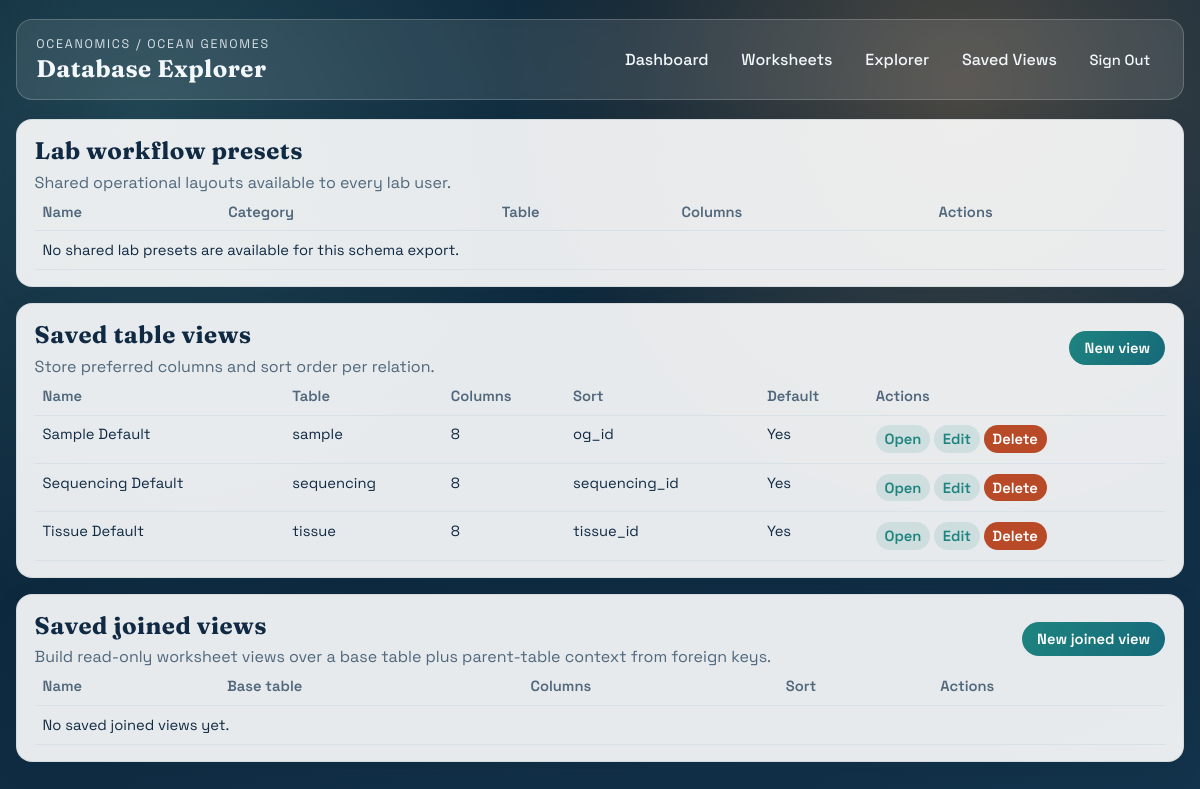
The page /views/ (signed in) on the database its author committed.
### portal/models.py (models this page shows, shortened)
class SavedTableView(models.Model):
    user = models.ForeignKey(settings.AUTH_USER_MODEL, on_delete=models.CASCADE, related_name="saved_table_views")
    name = models.CharField(max_length=100)
    table_name = models.CharField(max_length=128)
    visible_columns = models.JSONField(default=list)
    ordering = models.CharField(max_length=128, blank=True)
    is_default = models.BooleanField(default=False)
    created_at = models.DateTimeField(auto_now_add=True)
    updated_at = models.DateTimeField(auto_now=True)
    class Meta:
        ordering = ["table_name", "-is_default", "name"]
        constraints = [
            models.UniqueConstraint(
                fields=["user", "table_name", "name"],
                name="unique_saved_table_view_name_per_user",
            ),
        ]

### portal/views.py (the view)
# urls.py: path("views/", views.saved_view_list, name="saved_view_list"),
@login_required
def saved_view_list(request):
    views = SavedTableView.objects.filter(user=request.user).order_by("table_name", "-is_default", "name")
    return render(
        request,
        "portal/saved_view_list.html",
        {
            "views": views,
            "joined_views": SavedJoinedView.objects.filter(user=request.user).order_by("base_table_name", "name"),
            "lab_presets": get_lab_presets(),
        },
    )

### portal/presets.py (called while the page is built, shortened)
def _validated_preset(preset: LabWorkflowPreset) -> LabWorkflowPreset | None:
    try:
        table = get_table_metadata(preset.table_name)
    except SchemaMetadataError:
        return None

def get_lab_presets() -> list[LabWorkflowPreset]:
    presets = []
    for preset in PRESET_DEFINITIONS:
        validated = _validated_preset(preset)
        if validated is not None:
            presets.append(validated)
    return presets

### portal/schema.py (called while the page is built)
def discover_schema_metadata_path() -> Path:
    configured = getattr(settings, "SCHEMA_METADATA_PATH", "")
    if configured:
        path = Path(configured).expanduser()
        if path.exists():
            return path
        raise SchemaMetadataError(f"Schema metadata file was not found: {path}")
    search_roots = [settings.BASE_DIR, settings.BASE_DIR.parent]
    patterns = [
        "_WITH_pk_columns*.csv",
        "*WITH_pk_columns*.csv",
    ]
    candidates = []
    for root in search_roots:
        for pattern in patterns:
            candidates.extend(root.glob(pattern))
    if not candidates:
        raise SchemaMetadataError(
            "Schema metadata CSV not found. Set SCHEMA_METADATA_PATH in your environment."
        )
    return max(candidates, key=lambda candidate: candidate.stat().st_mtime)

def get_schema_catalog() -> tuple[TableMetadata, ...]:
    return load_schema_catalog(str(discover_schema_metadata_path()))

def get_table_metadata(table_name: str) -> TableMetadata:
    for table in get_schema_catalog():
        if table.name == table_name:
            return table
    raise SchemaMetadataError(f"Unknown table in schema metadata: {table_name}")

### templates/portal/saved_view_list.html (shortened to what this page needs)
{% extends "base.html" %}
{% block content %}
<section class="panel">
    <div class="panel-header">
        <h2>Lab workflow presets</h2>
        <p>Shared operational layouts available to every lab user.</p>
    </div>
    <div class="table-wrap">
        <table>
            <thead>
                <tr>
                    <th>Name</th>
                    <th>Category</th>
                    <th>Table</th>
                    <th>Columns</th>
                    <th>Actions</th>
                </tr>
            </thead>
            <tbody>
                {% for preset in lab_presets %}
                    <tr>
                        <td>
                            <strong>{{ preset.name }}</strong>
                            <div class="muted-text">{{ preset.description }}</div>
                        </td>
                        <td>{{ preset.category }}</td>
                        <td>{{ preset.table_name }}</td>
                        <td>{{ preset.visible_columns|length }}</td>
                        <td>
                            <a href="{% url 'table_detail' preset.table_name %}?preset={{ preset.slug }}" class="table-link">Open</a>
                            <a href="{% url 'saved_view_create' %}?table={{ preset.table_name }}" class="table-link">Save my copy</a>
                        </td>
                    </tr>
                {% empty %}
                    <tr>
                        <td colspan="5">No shared lab presets are available for this schema export.</td>
                    </tr>
                {% endfor %}
            </tbody>
        </table>
    </div>
</section>
<section class="panel">
    <div class="panel-header row-between">
        <div>
            <h2>Saved table views</h2>
            <p>Store preferred columns and sort order per relation.</p>
        </div>
        <a href="{% url 'saved_view_create' %}" class="primary-btn">New view</a>
    </div>
    <div class="table-wrap">
        <table>
            <thead>
                <tr>
                    <th>Name</th>
                    <th>Table</th>
                    <th>Columns</th>
                    <th>Sort</th>
                    <th>Default</th>
                    <th>Actions</th>
                </tr>
            </thead>
            <tbody>
                {% for view in views %}
                    <tr>
                        <td>{{ view.name }}</td>
                        <td>{{ view.table_name }}</td>
                        <td>{{ view.visible_columns|length }}</td>
                        <td>{{ view.ordering|default:"Natural order" }}</td>
                        <td>{% if view.is_default %}Yes{% else %}No{% endif %}</td>
                        <td>
                            <a href="{% url 'table_detail' view.table_name %}?view={{ view.pk }}" class="table-link">Open</a>
                            <a href="{% url 'saved_view_edit' view.pk %}" class="table-link">Edit</a>
                            <a href="{% url 'saved_view_delete' view.pk %}" class="table-link danger">Delete</a>
                        </td>
                    </tr>
                {% empty %}
                    <tr>
                        <td colspan="6">No saved views yet.</td>
                    </tr>
                {% endfor %}
            </tbody>
        </table>
    </div>
</section>
<section class="panel">
    <div class="panel-header row-between">
        <div>
            <h2>Saved joined views</h2>
            <p>Build read-only worksheet views over a base table plus parent-table context from foreign keys.</p>
        </div>
        <a href="{% url 'joined_view_create' %}" class="primary-btn">New joined view</a>
    </div>
    <div class="table-wrap">
        <table>
            <thead>
                <tr>
                    <th>Name</th>
                    <th>Base table</th>
                    <th>Columns</th>
                    <th>Sort</th>
                    <th>Actions</th>
                </tr>
            </thead>
            <tbody>
                {% for view in joined_views %}
                    <tr>
                        <td>{{ view.name }}</td>
                        <td>{{ view.base_table_name }}</td>
                        <td>{{ view.visible_columns|length }}</td>
                        <td>{{ view.ordering|default:"Natural order" }}</td>
                        <td>
                            <a href="{% url 'joined_view_detail' view.pk %}" class="table-link">Open</a>
                            <a href="{% url 'joined_view_edit' view.pk %}" class="table-link">Edit</a>
                            <a href="{% url 'joined_view_delete' view.pk %}" class="table-link danger">Delete</a>
                        </td>
                    </tr>
                {% empty %}
                    <tr>
                        <td colspan="5">No saved joined views yet.</td>
                    </tr>
                {% endfor %}
            </tbody>
        </table>
    </div>
</section>
{% endblock %}

### templates/base.html (shortened to what this page needs)
{% load static %}
<!DOCTYPE html>
<html lang="en">
<head>
    <link rel="stylesheet" href="{% static 'css/app.css' %}">
</head>
<body>
    <div class="page-shell">
        <header class="site-header">
            <div class="brand-group">
                <div class="brand-kicker">Oceanomics / Ocean Genomes</div>
                <h1 class="brand-title"><a href="{% url 'dashboard' %}">Database Explorer</a></h1>
            </div>
            <nav class="site-nav">
                {% if user.is_authenticated %}
                    <a href="{% url 'dashboard' %}">Dashboard</a>
                    <a href="{% url 'table_detail' 'summary' %}?preset=programme-summary">Worksheets</a>
                    <a href="{% url 'table_list' %}">Explorer</a>
                    <a href="{% url 'saved_view_list' %}">Saved Views</a>
                    <form method="post" action="{% url 'logout' %}" class="inline-form">
                        <button type="submit" class="ghost-btn">Sign Out</button>
                    </form>
                {% else %}
                    <a href="{% url 'login' %}" class="btn-link">Sign In</a>
                {% endif %}
            </nav>
        </header>
        <main class="content-wrap">
            {% block content %}{% endblock %}
        </main>
    </div>
</body>
</html>

### static/css/app.css (style rules this page uses)
:root { --bg-ink: #082032; --bg-slate: #13334c; --bg-soft: #f7f3ea; --panel: rgba(255, 255, 255, 0.9); --line: #d9e1e8; --text-strong: #102a43; --text-muted: #50677c; --accent: #1e847f; --accent-soft: #78c6c2; --alert: #b84a28; }
* { box-sizing: border-box; }
body { margin: 0; font-family: "Space Grotesk", "Segoe UI", sans-serif; color: var(--text-strong); background: radial-gradient(circle at 12% 15%, rgba(120, 198, 194, 0.22), transparent 40%), radial-gradient(circle at 80% 10%, rgba(255, 167, 87, 0.26), transparent 38%), linear-gradient(160deg, var(--bg-ink), var(--bg-slate)); min-height: 100vh; }
h1, h2, h3, legend, .brand-title { font-family: "Fraunces", Georgia, serif; letter-spacing: 0.02em; }
a { color: inherit; text-decoration: none; }
.page-shell { max-width: 1200px; margin: 0 auto; padding: 1.2rem 1rem 2rem; }
.site-header { display: flex; flex-wrap: wrap; justify-content: space-between; align-items: center; gap: 1rem; background: rgba(255, 255, 255, 0.1); border: 1px solid rgba(255, 255, 255, 0.2); border-radius: 1rem; padding: 1rem 1.2rem; color: #f3f8fc; backdrop-filter: blur(3px); }
.brand-kicker { font-size: 0.78rem; text-transform: uppercase; letter-spacing: 0.14em; opacity: 0.85; }
.brand-title { margin: 0.12rem 0 0; font-size: 1.5rem; }
.site-nav { display: flex; flex-wrap: wrap; align-items: center; gap: 0.35rem; }
.site-nav a, .site-nav button { border: 0; border-radius: 999px; background: transparent; color: #f3f8fc; padding: 0.45rem 0.85rem; font-weight: 500; cursor: pointer; }
.content-wrap { margin-top: 1.2rem; display: grid; gap: 1rem; }
.panel { background: var(--panel); border: 1px solid rgba(8, 32, 50, 0.08); border-radius: 1rem; padding: 1rem 1.1rem; box-shadow: 0 8px 24px rgba(11, 39, 58, 0.12); animation: rise-in 320ms ease both; }
.panel-header h2, .panel-header h3 { margin: 0; }
.panel-header p { margin: 0.4rem 0 0; color: var(--text-muted); }
.row-between { display: flex; justify-content: space-between; gap: 0.8rem; align-items: center; }
.primary-btn, .ghost-btn, .danger-btn, .btn-link { border-radius: 999px; border: 0; padding: 0.5rem 0.95rem; font-weight: 600; cursor: pointer; font-family: inherit; font-size: 0.92rem; display: inline-flex; align-items: center; justify-content: center; }
.primary-btn, .btn-link { color: #fff; background: linear-gradient(120deg, var(--accent), #16697a); }
.ghost-btn { color: var(--text-strong); background: rgba(16, 42, 67, 0.08); }
.danger-btn, .table-link.danger { color: #fff; background: var(--alert); }
.table-wrap { overflow-x: auto; }
table { width: 100%; border-collapse: collapse; font-size: 0.92rem; }
th, td { border-bottom: 1px solid var(--line); text-align: left; padding: 0.62rem 0.5rem; vertical-align: top; }
th { color: var(--text-muted); font-weight: 600; }
.table-link { color: var(--accent); font-weight: 600; padding: 0.3rem 0.55rem; border-radius: 999px; display: inline-block; background: rgba(30, 132, 127, 0.12); }
.inline-form { margin: 0; }

### rows shown on the page
SavedTableView: name "Sample Default", table_name "sample", visible_columns|length "8", ordering "og_id", is_default "Yes"
SavedTableView: name "Sequencing Default", table_name "sequencing", visible_columns|length "8", ordering "sequencing_id", is_default "Yes"
SavedTableView: name "Tissue Default", table_name "tissue", visible_columns|length "8", ordering "tissue_id", is_default "Yes"
